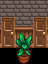

A level layout from a 2D game, rendered from its tile map. Below: a short description, then the map file with its tile-grid data intact:
An orthogonal 3x4 tile map with 16x16 px tiles, 7 tile layers (Back, Back2, Buildings, Buildings2, ...), 1 hidden layer not drawn, 3 tilesets and 4 objects (4x TileData).

<map version="1.5" tiledversion="1.7.2" orientation="orthogonal" renderorder="right-down" width="3" height="4" tilewidth="16" tileheight="16" infinite="0" nextlayerid="17" nextobjectid="137">
 <properties>
  <property name="DayTiles" value="Front 2 4 256 Front 2 5 288 Front 14 1 256 Front 14 2 288 Front 22 1 256 Front 22 2 288 Front 28 1 256 Front 28 2 288 Front 30 1 256 Front 30 2 288 Front 32 1 256 Front 32 2 288 Front 34 1 256 Front 34 2 288 Front 36 1 256 Front 36 2 288" />
  <property name="Music" value="submarine_song" />
  <property name="NightTiles" value="Front 2 4 1253 Front 2 5 1285 Front 14 1 1253 Front 14 2 1285 Front 22 1 1253 Front 22 2 1285 Front 28 1 1253 Front 28 2 1285 Front 30 1 1253 Front 30 2 1285 Front 32 1 1253 Front 32 2 1285 Front 34 1 1253 Front 34 2 1285 Front 36 1 1253 Front 36 2 1285" />
  <property name="Warp" value="16 53 Custom_ExteriorMuseum 26 10 17 53 Custom_ExteriorMuseum 26 10 9 45 Custom_Slimejack 21 18" />
 </properties>
 <tileset firstgid="1" name="Paths" tilewidth="16" tileheight="16" tilecount="36" columns="4">
  <image source="paths.png" width="64" height="144" />
 </tileset>
 <tileset firstgid="37" name="untitled tile sheet" tilewidth="16" tileheight="16" tilecount="2176" columns="32">
  <image source="townInterior.png" width="512" height="1088" />
 </tileset>
 <tileset firstgid="2213" name="walls_and_floors" tilewidth="16" tileheight="16" tilecount="560" columns="16">
  <image source="walls_and_floors.png" width="256" height="560" />
 </tileset>
 <layer id="1" name="Back" width="3" height="4">
  <data>
   <tile gid="338" />
   <tile gid="338" />
   <tile gid="338" />
   <tile gid="338" />
   <tile gid="338" />
   <tile gid="338" />
   <tile />
   <tile gid="338" />
   <tile />
   <tile gid="2694" />
   <tile gid="2694" />
   <tile gid="2694" />
  </data>
 </layer>
 <objectgroup id="2" name="Back">
  <object id="135" name="TileData" x="0" y="48" width="16" height="16">
   <properties>
    <property name="NPCBarrier" value="T" />
   </properties>
  </object>
  <object id="136" name="TileData" x="32" y="48" width="16" height="16">
   <properties>
    <property name="NPCBarrier" value="T" />
   </properties>
  </object>
 </objectgroup>
 <layer id="13" name="Back2" width="3" height="4">
  <properties>
   <property name="Draw" value="Buildings" />
  </properties>
  <data>
   <tile />
   <tile />
   <tile />
   <tile gid="117" />
   <tile />
   <tile gid="117" />
   <tile gid="149" />
   <tile />
   <tile gid="149" />
   <tile />
   <tile />
   <tile />
  </data>
 </layer>
 <objectgroup id="14" name="Back2" />
 <layer id="3" name="Buildings" width="3" height="4">
  <data>
   <tile />
   <tile />
   <tile />
   <tile gid="1426" />
   <tile gid="117" />
   <tile gid="1426" />
   <tile gid="1458" />
   <tile gid="149" />
   <tile gid="1458" />
   <tile />
   <tile gid="400" />
   <tile />
  </data>
 </layer>
 <objectgroup id="4" name="Buildings">
  <object id="89" name="TileData" x="32" y="32" width="16" height="16">
   <properties>
    <property name="Action" value="Warp 30 15 Custom_BigRoom" />
   </properties>
  </object>
  <object id="134" name="TileData" x="0" y="32" width="16" height="16">
   <properties>
    <property name="Action" value="Warp 31 59 Custom_MNFRoom" />
   </properties>
  </object>
 </objectgroup>
 <layer id="12" name="Buildings2" width="3" height="4">
  <properties>
   <property name="Draw" value="Buildings" />
  </properties>
  <data>
   <tile />
   <tile />
   <tile />
   <tile />
   <tile />
   <tile />
   <tile />
   <tile />
   <tile />
   <tile />
   <tile />
   <tile />
  </data>
 </layer>
 <objectgroup id="15" name="Buildings2" />
 <layer id="5" name="Front" width="3" height="4">
  <data>
   <tile gid="1293" />
   <tile gid="1427" />
   <tile gid="2147484941" />
   <tile />
   <tile />
   <tile />
   <tile />
   <tile gid="368" />
   <tile />
   <tile />
   <tile />
   <tile />
  </data>
 </layer>
 <objectgroup id="6" name="Front" />
 <layer id="11" name="Front2" width="3" height="4">
  <properties>
   <property name="Draw" value="AlwaysFront" />
  </properties>
  <data>
   <tile />
   <tile />
   <tile />
   <tile />
   <tile />
   <tile />
   <tile />
   <tile />
   <tile />
   <tile />
   <tile />
   <tile />
  </data>
 </layer>
 <objectgroup id="16" name="Front2" />
 <layer id="7" name="Paths" width="3" height="4" visible="0">
  <data>
   <tile />
   <tile gid="9" />
   <tile />
   <tile gid="9" />
   <tile />
   <tile gid="9" />
   <tile gid="9" />
   <tile />
   <tile gid="9" />
   <tile />
   <tile />
   <tile />
  </data>
 </layer>
 <objectgroup id="8" name="Paths" visible="0" />
 <layer id="9" name="AlwaysFront" width="3" height="4">
  <data>
   <tile />
   <tile />
   <tile />
   <tile />
   <tile />
   <tile />
   <tile />
   <tile />
   <tile />
   <tile />
   <tile />
   <tile />
  </data>
 </layer>
 <objectgroup id="10" name="AlwaysFront" visible="0" />
</map>
